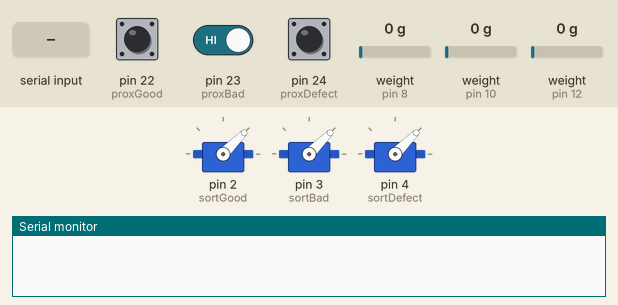
This sketch was run on a simulated Arduino Mega 2560, built with avr-gcc and run on an emulated ATmega2560. Parts: 3 × servo, the last lines printed to the serial monitor. The test bench sets the inputs (shaded band); at power-on: pin 23 (proxBad) HIGH, pin 22 (proxGood) HIGH, pin 24 (proxDefect) HIGH, weight on the scale (sensors on pin 8, pin 10, pin 12) 0 g.

Above: at 4.2 s.
4.3 s: "Sort:1\n" received over Serial
At 5.3 s:
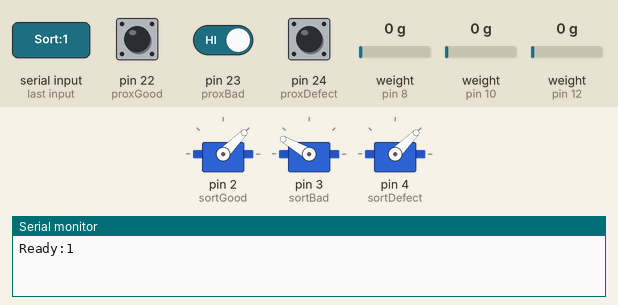
6.5 s: pin 23 (proxBad) driven LOW
At 7.8 s:
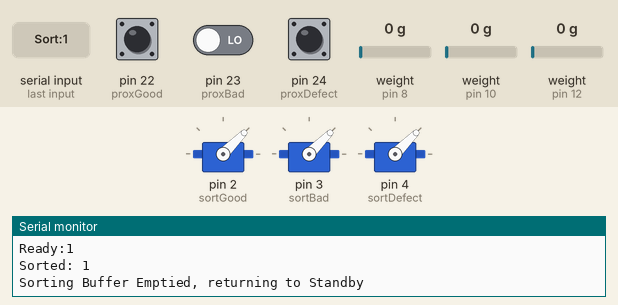
8.8 s: "Sort\n" received over Serial
At 10.1 s:
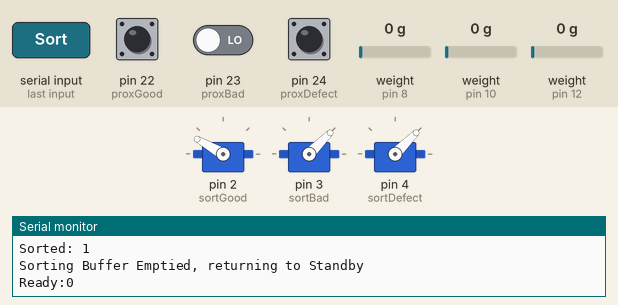
Timing chart, 0 to 11.8 s (numbered marks = the images above; inputs shaded):
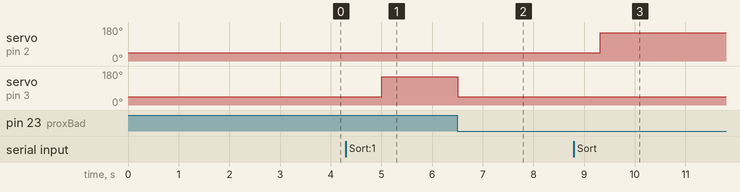

The sketch:

serial_Ard_Sort.ino
```cpp
/* Includes libraries for sorting arduino */
#include <ArduinoSTL.h> //ArduinoSTL for Sorting Queue
#include <Servo.h> //Servo for Servo Sorting Motors
#include <HX711.h> //HX711 for Sorting Weight Sensors/Amplifiers

/* Define Ports and global variables for Sorting Arduino. Controls sorting proxies, sorting motors and sorting scales */
#define proxGood 22
#define sortGood 2
#define weightDTGood 8
#define weightCLKGood 9

Servo sortGoodServo;
HX711 scaleGood(weightDTGood, weightCLKGood);
float calibration_factor_scaleGood = 595.0; // Used to calibrate weights read by Weight Sensors

boolean proxGoodDetect;
boolean proxGoodDetPrev;

float weightGood;
boolean goodOverWeight;

#define proxBad 23
#define sortBad 3
#define weightDTBad 10
#define weightCLKBad 11

Servo sortBadServo;
HX711 scaleBad(weightDTBad, weightCLKBad);
float calibration_factor_scaleBad = 932.0; // Used to calibrate weights read by Weight Sensors

boolean proxBadDetect;
boolean proxBadDetPrev;

float weightBad;
boolean badOverWeight;

#define proxDefect 24
#define sortDefect 4
#define weightDTDefect 12
#define weightCLKDefect 13

Servo sortDefectServo;
HX711 scaleDefect(weightDTDefect, weightCLKDefect);
float calibration_factor_scaleDefect = 673.0; // Used to calibrate weights read by Weight Sensors

boolean proxDefectDetect;
boolean proxDefectDetPrev;

float weightDefect;
boolean defectOverWeight;

/*
  Used to control what state the Arduino is in.
  STOPPED means not running,
  STANDBY means waiting for something to sort
  SORTING means currently in the process of sorting something
  MAINTENANCE means the system needs to be looked at (i.e.: Overweight containers)
*/
enum State {
  STOPPED = 0,
  STANDBY,
  SORTING,
  MAINTENANCE
};

// Define global variables
const long int baudRate = 230400;
enum State state;

float maxWeight = 100.0;

std::vector<int> vSortBuffer;
int sortDetect;
int sortCurrent;

void setup() {
  Serial.begin(baudRate); // Begin Serial comms. at specified baud rate
  Serial.setTimeout(1); // Timeout Serial after one second

  state = STOPPED; // Set system state to STOPEPD

  // Set defined pin modes, initiate servo motors and weight scales
  pinMode(LED_BUILTIN, OUTPUT);
  digitalWrite(LED_BUILTIN, LOW);

  sortGoodServo.attach(sortGood);
  sortGoodServo.write(45);

  sortBadServo.attach(sortBad);
  sortBadServo.write(45);

  sortDefectServo.attach(sortDefect);
  sortDefectServo.write(45);

  scaleGood.set_scale();
  scaleGood.tare();  // Reset the scale to 0
  weightGood = 0.00;
  goodOverWeight = false;

  scaleBad.set_scale();
  scaleBad.tare();  // Reset the scale to 0
  weightBad = 0.00;
  badOverWeight = false;

  scaleDefect.set_scale();
  scaleDefect.tare();  // Reset the scale to 0
  weightDefect = 0.00;
  defectOverWeight = false;
}

void loop() {
 // Data from Raspberry Pi
  String data;

  // Checks if Data is available in Serial Buffer and parses it until \n character.
  if (Serial.available() > 0) {
    data = Serial.readStringUntil('\n');

    /*
      If Input is PING, send PONG Response
      If Input is OFF or STOPPED, set system state to STOPPED and send respective feedback to Pi
      If Input is START, set system state to STANDBY and send feedback
      If Input is Sort, add sorting result from Pi into sorting queue, set system state to SORTING, and
        send Ready feedback to Pi
    */
    if (data.indexOf("PING")!= -1) {
      Serial.println("PONG2");
    } else if (data.indexOf("OFF") != -1) {
      state = STOPPED;
      Serial.println("OFF");
    } else if (data.indexOf("START")!= -1) {
      state = STANDBY;
      Serial.println("STARTED");
    } else if (data.indexOf("Sort") != -1){
      sortDetect = data.substring(data.indexOf(':')+1).toInt();
      vSortBuffer.push_back(sortDetect);
      state = SORTING;
      Serial.print("Ready:");
      Serial.println(sortDetect);
      delay(500);
    }
  }

  // proxyDetect and proxyDetPrev variables is used to ensure that a tomato is detected by the proxy on a negative falling edge
  proxGoodDetect = digitalRead(proxGood);
  proxBadDetect = digitalRead(proxBad);
  proxDefectDetect = digitalRead(proxDefect);

  /* If the system is SORTING, the first element in the sorting queue is analysed. Depending on the value, a good, bad, or defective servo is activated. This servo
    is active until the respective proxy sensor detects the tomato going into the approprate container, afterwhich it returns to its standby position, and sends feedback
    to the Pi. When sorted, the first element of the queue gets removed. Should there be nothing in the sorting queue, system sends response to Pi, and returns to STANDBY
    mode. */
  if (state == SORTING) {
    if (vSortBuffer.size() > 0) {
      sortCurrent = vSortBuffer[0];
      switch (sortCurrent) {
          case 0: {
            sortGoodServo.write(150);
            if (!proxGoodDetect && proxGoodDetPrev) {
              sortGoodServo.write(45);
              Serial.print("Sorted: ");
              Serial.println(sortCurrent);
              vSortBuffer.erase(vSortBuffer.begin());
            }
          } break;
          case 1: {
            sortBadServo.write(150);
            if (!proxBadDetect && proxBadDetPrev) {
              sortBadServo.write(45);
              Serial.print("Sorted: ");
              Serial.println(sortCurrent);
              vSortBuffer.erase(vSortBuffer.begin());
            }
          } break;
          case 2: {
            sortDefectServo.write(150);
            if (!proxDefectDetect && proxDefectDetPrev) {
              sortDefectServo.write(45);
              Serial.print("Sorted: ");
              Serial.println(sortCurrent);
              vSortBuffer.erase(vSortBuffer.begin());
            }
          } break;
          default: {
            sortGoodServo.write(45);
            sortBadServo.write(45);
            sortDefectServo.write(45);
          } break;
        }
    } else {
      delay(500);
      state = STANDBY;
      Serial.println("Sorting Buffer Emptied, returning to Standby");
    }

  /* If in MAINTENANCE mode, the system stays in this mode until either a request to TURN OFF the system is recieved, or the container(s) that were originally
    registered as overweight are emptied/back to normal. Then depending on if there is anything in the sorting queue, the system returns to the appropriate mode */
  } else if (state == MAINTENANCE) {
    while (goodOverWeight || badOverWeight || defectOverWeight) {
      // Checks if Data is available in Serial Buffer and parses it until \n character.
      if (Serial.available() > 0) {
        data = Serial.readStringUntil('\n');
        // If Input is OFF or STOPPED, set system state to STOPPED and send respective feedback to Pi
        if (data.indexOf("OFF") != -1) {
          state = STOPPED;
          Serial.println("OFF");
          break;
        }
      }

      // If signal recieved to check containers for overweight status, proceed to check whichever container(s) were overweight, and update their statuses
      if (!(digitalRead(proxGood) && digitalRead(proxBad) && digitalRead(proxDefect))) {

        // If container is/was overweight, tare scale, and get new reading. Re-check if container is overweight.
        if (goodOverWeight) {
          //scaleGood.tare();
          weightGood = getScaleReading(scaleGood, calibration_factor_scaleGood);
          goodOverWeight = (weightGood >= maxWeight);
        }

        // If container is/was overweight, tare scale, and get new reading. Re-check if container is overweight.
        if (badOverWeight) {
          //scaleBad.tare();
          weightBad = getScaleReading(scaleBad, calibration_factor_scaleBad);
          badOverWeight = (weightBad >= maxWeight);
        }

        // If container is/was overweight, tare scale, and get new reading. Re-check if container is overweight.
        if (defectOverWeight) {
          //scaleDefect.tare();
          weightDefect = getScaleReading(scaleDefect, calibration_factor_scaleDefect);
          defectOverWeight = (weightDefect >= maxWeight);
        }

        // If containers are no longer overweight, resume operations (send feedback to Pi), and transition to appropriate mode.
        if (!(goodOverWeight || badOverWeight || defectOverWeight)) {
          Serial.println("Resuming");
          if (vSortBuffer.size() > 0) {
            state = SORTING;
          } else {
            state = STANDBY;
          }

          delay(500);
          digitalWrite(LED_BUILTIN, LOW);
          Serial.println("STARTED");
          break;
        }
      }
    }

  // If in either STANDBY or STOPPED states, set servo positions to default standby positions
  } else if ((state == STANDBY) || (state == STOPPED)) {
    sortGoodServo.write(45);
    sortBadServo.write(45);
    sortDefectServo.write(45);
  }

  proxGoodDetPrev = proxGoodDetect;
  proxBadDetPrev = proxBadDetect;
  proxDefectDetPrev = proxBadDetect;

  // Gets Readings from Scales using scale object and repsective calibration factor
  weightGood = getScaleReading(scaleGood, calibration_factor_scaleGood);
  weightBad = getScaleReading(scaleBad, calibration_factor_scaleBad);
  weightDefect = getScaleReading(scaleDefect, calibration_factor_scaleDefect);

  // If container(s)' weight goes over limit, check which containers are overweight, and send feedback to Pi. Put system status into MAINTENANCE mode.
  if ((weightGood >= maxWeight) || (weightBad >= maxWeight) || (weightDefect >= maxWeight)) {
    goodOverWeight = (weightGood >= maxWeight);
    badOverWeight = (weightBad >= maxWeight);
    defectOverWeight = (weightDefect >= maxWeight);

    state = MAINTENANCE;
    Serial.print("Overweight [");
    Serial.print(weightGood);
    Serial.print(", ");
    Serial.print(weightBad);
    Serial.print(", ");
    Serial.print(weightDefect);
    Serial.println("]");
  }
}

/* Reads weight values from sensor using calibration factor */
float getScaleReading(HX711 scale, float calibration_factor) {
  float grams;

  // Sets scale to calibration factor specified
  scale.set_scale(calibration_factor);

  // Get weight from sensor, assuming NO negative numbers
  grams = scale.get_units(), 10;
  if (grams < 0.00) {
    grams = 0.00;
  }

  //Return Weight
  return grams;
}
```

Measured:
- after the input at 4.3 s, servo on pin 3 (sortBad): 45° → 150° after 0.71 s
- after the input at 6.5 s, servo on pin 3 (sortBad): 150° → 45° at once
- after the input at 8.8 s, servo on pin 2 (sortGood): 45° → 150° after 0.52 s
